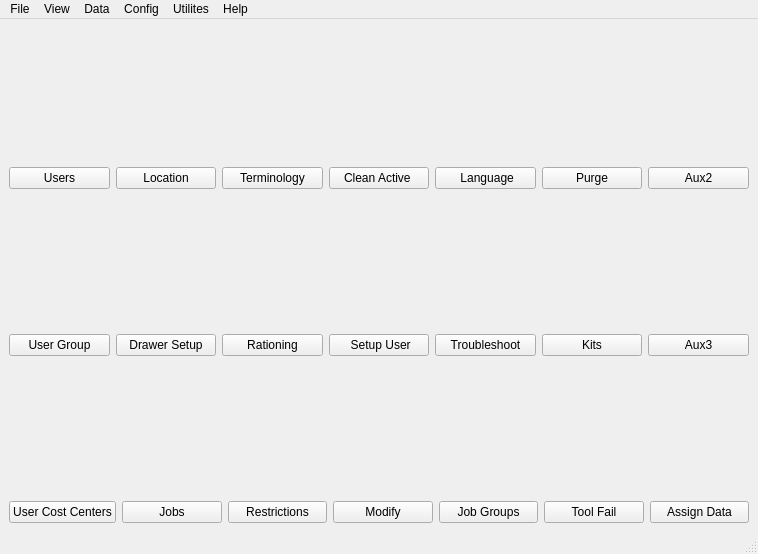
<?xml version="1.0" encoding="UTF-8"?>
<ui version="4.0">
 <class>MainWindow</class>
 <widget class="QMainWindow" name="MainWindow">
  <property name="geometry">
   <rect>
    <x>0</x>
    <y>0</y>
    <width>758</width>
    <height>554</height>
   </rect>
  </property>
  <property name="windowTitle">
   <string>MainWindow</string>
  </property>
  <widget class="QWidget" name="centralwidget">
   <layout class="QGridLayout" name="gridLayout_16">
    <item row="0" column="0">
     <layout class="QGridLayout" name="gridLayout_15">
      <item row="0" column="0">
       <layout class="QGridLayout" name="gridLayout_6">
        <item row="0" column="0">
         <layout class="QGridLayout" name="gridLayout">
          <item row="0" column="4">
           <widget class="QLabel" name="label_5">
            <property name="text">
             <string/>
            </property>
            <property name="pixmap">
             <pixmap>../build-elitebridge_ui_file-Desktop_Qt_6_5_0_MinGW_64_bit-Debug/img/language.png</pixmap>
            </property>
           </widget>
          </item>
          <item row="0" column="5">
           <widget class="QLabel" name="label_6">
            <property name="text">
             <string/>
            </property>
            <property name="pixmap">
             <pixmap>../build-elitebridge_ui_file-Desktop_Qt_6_5_0_MinGW_64_bit-Debug/img/purge.png</pixmap>
            </property>
           </widget>
          </item>
          <item row="0" column="3">
           <widget class="QLabel" name="label_4">
            <property name="text">
             <string/>
            </property>
            <property name="pixmap">
             <pixmap>../build-elitebridge_ui_file-Desktop_Qt_6_5_0_MinGW_64_bit-Debug/img/clean.png</pixmap>
            </property>
           </widget>
          </item>
          <item row="0" column="0">
           <widget class="QLabel" name="label">
            <property name="text">
             <string/>
            </property>
            <property name="pixmap">
             <pixmap>../build-elitebridge_ui_file-Desktop_Qt_6_5_0_MinGW_64_bit-Debug/img/user2.png</pixmap>
            </property>
           </widget>
          </item>
          <item row="0" column="6">
           <widget class="QLabel" name="label_7">
            <property name="text">
             <string/>
            </property>
            <property name="pixmap">
             <pixmap>../build-elitebridge_ui_file-Desktop_Qt_6_5_0_MinGW_64_bit-Debug/img/auxfiled.png</pixmap>
            </property>
           </widget>
          </item>
          <item row="0" column="1">
           <widget class="QLabel" name="label_2">
            <property name="text">
             <string/>
            </property>
            <property name="pixmap">
             <pixmap>../build-elitebridge_ui_file-Desktop_Qt_6_5_0_MinGW_64_bit-Debug/img/location.png</pixmap>
            </property>
           </widget>
          </item>
          <item row="0" column="2">
           <widget class="QLabel" name="label_3">
            <property name="text">
             <string/>
            </property>
            <property name="pixmap">
             <pixmap>../build-elitebridge_ui_file-Desktop_Qt_6_5_0_MinGW_64_bit-Debug/img/termino.png</pixmap>
            </property>
           </widget>
          </item>
          <item row="1" column="0">
           <widget class="QPushButton" name="pushButton">
            <property name="text">
             <string>Users</string>
            </property>
           </widget>
          </item>
          <item row="1" column="1">
           <widget class="QPushButton" name="pushButton_2">
            <property name="text">
             <string>Location</string>
            </property>
           </widget>
          </item>
          <item row="1" column="2">
           <widget class="QPushButton" name="pushButton_3">
            <property name="text">
             <string>Terminology</string>
            </property>
           </widget>
          </item>
          <item row="1" column="3">
           <widget class="QPushButton" name="pushButton_4">
            <property name="text">
             <string>Clean Active </string>
            </property>
           </widget>
          </item>
          <item row="1" column="4">
           <widget class="QPushButton" name="pushButton_5">
            <property name="text">
             <string> Language</string>
            </property>
           </widget>
          </item>
          <item row="1" column="5">
           <widget class="QPushButton" name="pushButton_6">
            <property name="text">
             <string>Purge</string>
            </property>
           </widget>
          </item>
          <item row="1" column="6">
           <widget class="QPushButton" name="pushButton_7">
            <property name="text">
             <string>Aux2</string>
            </property>
           </widget>
          </item>
         </layout>
        </item>
       </layout>
      </item>
      <item row="2" column="0">
       <layout class="QGridLayout" name="gridLayout_13">
        <item row="0" column="0">
         <layout class="QGridLayout" name="gridLayout_14">
          <item row="0" column="4">
           <widget class="QLabel" name="label_43">
            <property name="text">
             <string/>
            </property>
            <property name="pixmap">
             <pixmap>../build-elitebridge_ui_file-Desktop_Qt_6_5_0_MinGW_64_bit-Debug/img/jobgroup.png</pixmap>
            </property>
           </widget>
          </item>
          <item row="0" column="5">
           <widget class="QLabel" name="label_44">
            <property name="text">
             <string/>
            </property>
            <property name="pixmap">
             <pixmap>../build-elitebridge_ui_file-Desktop_Qt_6_5_0_MinGW_64_bit-Debug/img/toolfail.png</pixmap>
            </property>
           </widget>
          </item>
          <item row="0" column="3">
           <widget class="QLabel" name="label_45">
            <property name="text">
             <string/>
            </property>
            <property name="pixmap">
             <pixmap>../build-elitebridge_ui_file-Desktop_Qt_6_5_0_MinGW_64_bit-Debug/img/jobgroup.png</pixmap>
            </property>
           </widget>
          </item>
          <item row="0" column="0">
           <widget class="QLabel" name="label_46">
            <property name="text">
             <string/>
            </property>
            <property name="pixmap">
             <pixmap>../build-elitebridge_ui_file-Desktop_Qt_6_5_0_MinGW_64_bit-Debug/img/usercost.png</pixmap>
            </property>
           </widget>
          </item>
          <item row="0" column="6">
           <widget class="QLabel" name="label_47">
            <property name="text">
             <string/>
            </property>
            <property name="pixmap">
             <pixmap>../build-elitebridge_ui_file-Desktop_Qt_6_5_0_MinGW_64_bit-Debug/img/data.png</pixmap>
            </property>
           </widget>
          </item>
          <item row="0" column="1">
           <widget class="QLabel" name="label_48">
            <property name="text">
             <string/>
            </property>
            <property name="pixmap">
             <pixmap>../build-elitebridge_ui_file-Desktop_Qt_6_5_0_MinGW_64_bit-Debug/img/jobs.png</pixmap>
            </property>
           </widget>
          </item>
          <item row="0" column="2">
           <widget class="QLabel" name="label_49">
            <property name="text">
             <string/>
            </property>
            <property name="pixmap">
             <pixmap>../build-elitebridge_ui_file-Desktop_Qt_6_5_0_MinGW_64_bit-Debug/img/resti.png</pixmap>
            </property>
           </widget>
          </item>
          <item row="1" column="0">
           <widget class="QPushButton" name="pushButton_43">
            <property name="text">
             <string>User Cost Centers</string>
            </property>
           </widget>
          </item>
          <item row="1" column="1">
           <widget class="QPushButton" name="pushButton_44">
            <property name="text">
             <string>Jobs</string>
            </property>
           </widget>
          </item>
          <item row="1" column="2">
           <widget class="QPushButton" name="pushButton_45">
            <property name="text">
             <string>Restrictions</string>
            </property>
           </widget>
          </item>
          <item row="1" column="3">
           <widget class="QPushButton" name="pushButton_46">
            <property name="text">
             <string>Modify</string>
            </property>
           </widget>
          </item>
          <item row="1" column="4">
           <widget class="QPushButton" name="pushButton_47">
            <property name="text">
             <string>Job Groups</string>
            </property>
           </widget>
          </item>
          <item row="1" column="5">
           <widget class="QPushButton" name="pushButton_48">
            <property name="text">
             <string>Tool Fail</string>
            </property>
           </widget>
          </item>
          <item row="1" column="6">
           <widget class="QPushButton" name="pushButton_49">
            <property name="text">
             <string>Assign Data</string>
            </property>
           </widget>
          </item>
         </layout>
        </item>
       </layout>
      </item>
      <item row="1" column="0">
       <layout class="QGridLayout" name="gridLayout_11">
        <item row="0" column="0">
         <layout class="QGridLayout" name="gridLayout_12">
          <item row="0" column="4">
           <widget class="QLabel" name="label_36">
            <property name="text">
             <string/>
            </property>
            <property name="pixmap">
             <pixmap>../build-elitebridge_ui_file-Desktop_Qt_6_5_0_MinGW_64_bit-Debug/img/trouble.png</pixmap>
            </property>
           </widget>
          </item>
          <item row="0" column="5">
           <widget class="QLabel" name="label_37">
            <property name="text">
             <string/>
            </property>
            <property name="pixmap">
             <pixmap>../build-elitebridge_ui_file-Desktop_Qt_6_5_0_MinGW_64_bit-Debug/img/kits.png</pixmap>
            </property>
           </widget>
          </item>
          <item row="0" column="3">
           <widget class="QLabel" name="label_38">
            <property name="text">
             <string/>
            </property>
            <property name="pixmap">
             <pixmap>../build-elitebridge_ui_file-Desktop_Qt_6_5_0_MinGW_64_bit-Debug/img/setup.png</pixmap>
            </property>
           </widget>
          </item>
          <item row="0" column="0">
           <widget class="QLabel" name="label_39">
            <property name="text">
             <string/>
            </property>
            <property name="pixmap">
             <pixmap>../build-elitebridge_ui_file-Desktop_Qt_6_5_0_MinGW_64_bit-Debug/img/usercost.png</pixmap>
            </property>
           </widget>
          </item>
          <item row="0" column="6">
           <widget class="QLabel" name="label_40">
            <property name="text">
             <string/>
            </property>
            <property name="pixmap">
             <pixmap>../build-elitebridge_ui_file-Desktop_Qt_6_5_0_MinGW_64_bit-Debug/img/auxfiled.png</pixmap>
            </property>
           </widget>
          </item>
          <item row="0" column="1">
           <widget class="QLabel" name="label_41">
            <property name="text">
             <string/>
            </property>
            <property name="pixmap">
             <pixmap>../build-elitebridge_ui_file-Desktop_Qt_6_5_0_MinGW_64_bit-Debug/img/drawer.png</pixmap>
            </property>
           </widget>
          </item>
          <item row="0" column="2">
           <widget class="QLabel" name="label_42">
            <property name="text">
             <string/>
            </property>
            <property name="pixmap">
             <pixmap>../build-elitebridge_ui_file-Desktop_Qt_6_5_0_MinGW_64_bit-Debug/img/raotion.png</pixmap>
            </property>
           </widget>
          </item>
          <item row="1" column="0">
           <widget class="QPushButton" name="pushButton_36">
            <property name="text">
             <string>User Group</string>
            </property>
           </widget>
          </item>
          <item row="1" column="1">
           <widget class="QPushButton" name="pushButton_37">
            <property name="text">
             <string>Drawer Setup</string>
            </property>
           </widget>
          </item>
          <item row="1" column="2">
           <widget class="QPushButton" name="pushButton_38">
            <property name="text">
             <string>Rationing</string>
            </property>
           </widget>
          </item>
          <item row="1" column="3">
           <widget class="QPushButton" name="pushButton_39">
            <property name="text">
             <string> Setup User</string>
            </property>
           </widget>
          </item>
          <item row="1" column="4">
           <widget class="QPushButton" name="pushButton_40">
            <property name="text">
             <string>Troubleshoot</string>
            </property>
           </widget>
          </item>
          <item row="1" column="5">
           <widget class="QPushButton" name="pushButton_41">
            <property name="text">
             <string>Kits</string>
            </property>
           </widget>
          </item>
          <item row="1" column="6">
           <widget class="QPushButton" name="pushButton_42">
            <property name="text">
             <string>Aux3</string>
            </property>
           </widget>
          </item>
         </layout>
        </item>
       </layout>
      </item>
     </layout>
    </item>
   </layout>
  </widget>
  <widget class="QMenuBar" name="menubar">
   <property name="geometry">
    <rect>
     <x>0</x>
     <y>0</y>
     <width>758</width>
     <height>21</height>
    </rect>
   </property>
   <widget class="QMenu" name="menuFile">
    <property name="title">
     <string>File</string>
    </property>
   </widget>
   <widget class="QMenu" name="menuView">
    <property name="title">
     <string>View</string>
    </property>
   </widget>
   <widget class="QMenu" name="menuData">
    <property name="title">
     <string>Data</string>
    </property>
   </widget>
   <widget class="QMenu" name="menuConfig">
    <property name="title">
     <string>Config</string>
    </property>
   </widget>
   <widget class="QMenu" name="menuUtilites">
    <property name="title">
     <string>Utilites</string>
    </property>
   </widget>
   <widget class="QMenu" name="menuHelp">
    <property name="title">
     <string>Help</string>
    </property>
   </widget>
   <addaction name="menuFile"/>
   <addaction name="menuView"/>
   <addaction name="menuData"/>
   <addaction name="menuConfig"/>
   <addaction name="menuUtilites"/>
   <addaction name="menuHelp"/>
  </widget>
  <widget class="QStatusBar" name="statusbar"/>
 </widget>
 <resources/>
 <connections/>
</ui>
